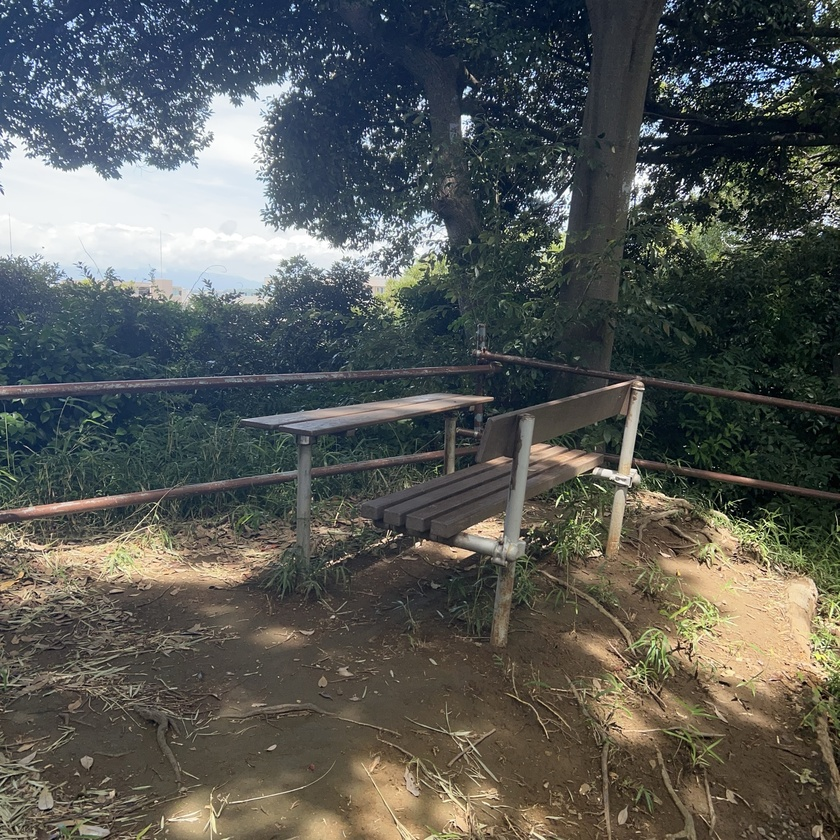
#> input picture edit/IMG_5528.jpeg, 840 x 840 px, shrunk from 2000 x 2000 before the run; its folder holds only this picture in this run
$ python 3_Alignment_241212.py
#> lines starting #> are read from the running program, lines starting #| are printed output that depends on the picture
from PIL import Image
import os
import numpy as np
import scipy.signal
import csv
from scipy.ndimage import map_coordinates
import matplotlib.pyplot as plt
from scipy.stats import multivariate_normal


def size(image_array):
    source_height, source_width = image_array.shape  # 元画像のサイズ
    center_x, center_y = (source_width / 2, source_height / 2)
    return source_width, source_height, center_x, center_y


def gaussian_2d(size, sigma_x=1.0, sigma_y=1.0):
    """
    2次元ガウス窓を生成する関数。

    Parameters
    ----------
    size : int or (int,int)
        ガウス窓の大きさ。1つの整数を与えた場合は正方窓、(height,width)で指定可能。
    sigma_x : float
        x方向(幅方向)の標準偏差
    sigma_y : float
        y方向(高さ方向)の標準偏差

    Returns
    -------
    g : 2D numpy array
        指定サイズの2次元ガウス窓
    """
    if isinstance(size, int):
        size = (size, size)
    h, w = size

    # 画素座標
    y, x = np.indices((h, w))

    # ガウス分布の中心を窓の中央に設定
    x_mean = (w - 1) / 2.0
    y_mean = (h - 1) / 2.0

    # 共分散行列（対角行列）
    cov = [[sigma_y**2, 0],
           [0, sigma_x**2]]

    # 2次元ガウス分布オブジェクトの作成
    rv = multivariate_normal(mean=[y_mean, x_mean], cov=cov)

    # 各画素に対してPDF(確率密度関数)を計算
    g = rv.pdf(np.dstack((y,x)))
    g /= np.max(g)  # 正規化

    return g


def magnitude(input_image):
    # フーリエ変換前に窓関数（ガウス窓）をかける
    window = gaussian_2d(input_image.shape, sigma_x=input_image.shape[1]/5, sigma_y=input_image.shape[0]/5)
    fft_image = np.fft.fft2(input_image * window)  # 2次元フーリエ変換，ガウス窓を適用
    fft_image_shifted = np.fft.fftshift(fft_image)  # 中心をシフト
    amplitude_spectrum = np.abs(fft_image)
    amplitude_spectrum_shifted = np.abs(fft_image_shifted)
    magnitude_image = np.log(np.abs(amplitude_spectrum) + 1)
    magnitude_shifted_image = np.log(np.abs(amplitude_spectrum_shifted) + 1)
    """
    image_array = input_image * window
    scaled_image = np.uint8(255 * ((image_array - np.min(image_array)) / (np.max(image_array) -np.min(image_array))))
    img = Image.fromarray(scaled_image)
    img.save("./data/gaussian.jpg")
    """

    return amplitude_spectrum, amplitude_spectrum_shifted, magnitude_image, magnitude_shifted_image


def log_polar_transform(magnitude, center_x, center_y, source_height, source_width):
    max_radius = np.minimum(center_x, center_y)
    log_radius = np.linspace(0, np.log(max_radius), source_height)
    theta = np.linspace(0, 2 * np.pi, source_width)

    # [10 lines of commented-out code are left out]
    r_exp = np.exp(log_radius)
    rr, tt = np.meshgrid(r_exp, theta, indexing='ij')
    x_coords = center_x + rr * np.cos(tt)
    y_coords = center_y + rr * np.sin(tt)
    coords = [y_coords.ravel(), x_coords.ravel()]
    values = map_coordinates(magnitude, coords, order=3, mode='nearest')
    transformed_array = values.reshape((source_height, source_width))

    return transformed_array


def cross_power(transformed_array_1, transformed_array_2):
    transformed_array_1 -= np.mean(transformed_array_1)
    transformed_array_2 -= np.mean(transformed_array_2) #平均を０に
    fft_amplitude_1 = np.fft.fft2(transformed_array_1, s=transformed_array_1.shape)
    fft_amplitude_2 = np.fft.fft2(transformed_array_2, s=transformed_array_2.shape)

    # 分母が0にならないように最小値を設定
    denominator = np.abs(fft_amplitude_1 * np.conj(fft_amplitude_2))
    denominator[denominator < 1e-10] = 1e-10  # 小さな値を安全な最小値に置き換え

    cross_power_spectrum = (fft_amplitude_1 * np.conj(fft_amplitude_2)) / denominator
    cross_corr = np.fft.ifft2(cross_power_spectrum)
    cross_corr = np.fft.fftshift(cross_corr)  # 中心にシフト
    cross_corr = np.real(cross_corr)  # 実部のみを取得
    save(cross_corr, "./data/", "cross_corr.jpg")

    # 最大値のインデックスを取得
    max_index = np.unravel_index(np.argmax(cross_corr), cross_corr.shape)
    shift_y, shift_x = max_index[0] - (cross_corr.shape[0] // 2), max_index[1] - (cross_corr.shape[1] // 2)

    return shift_x, shift_y


def rho_theta(magnitude_1, shift_x, shift_y, center_x, center_y):
    scale_factor = np.exp(shift_y * np.log(np.hypot(center_x, center_y)) / magnitude_1.shape[0])
    rotation_angle =-1 *( (shift_x * 360 / magnitude_1.shape[1]) % 360)  # 角度正規化

    return scale_factor, rotation_angle


def save(image_array, data_path, output_name):
    # 振幅スペクトルを0-255の範囲にスケーリングして保存
    scaled_image = np.uint8(255 * ((image_array - np.min(image_array)) / (np.max(image_array) -np.min(image_array))))
    img = Image.fromarray(scaled_image)
    img.save(data_path + output_name)

# データパスとファイル名の設定
input_path = "./edit/"
output_path = "./edit_2/"

# 基準画像の指定(0:真ん中)
base_image = 0

#csvファイル用のリスト
estimated_value = []

# フォルダ内のファイル一覧を取得してソート
input_images = sorted(os.listdir(input_path))

# 全画像の変換結果を保存するリスト
all_transformed_arrays = []
all_magnitudes = []


for i, input_image_name in enumerate(input_images, start=1):
    # 画像を読み込み
    input_image = Image.open(os.path.join(input_path, input_image_name)).convert("L")
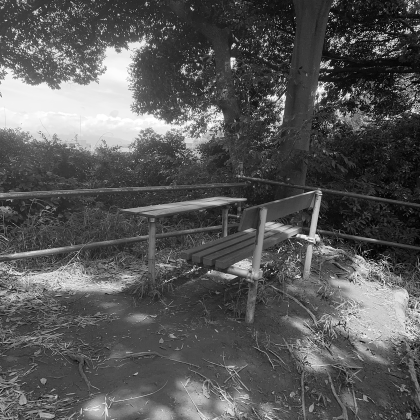
#> input_image: PIL image 840x840 L (shown at 1/2 size); min 0, max 255, mean 87.6

    # numpy配列へ変換
    image_array = np.array(input_image)

    # サイズ，中心を測る
    source_width, source_height, center_x, center_y = size(image_array)
#> source_width = 840; source_height = 840; center_x = 420; center_y = 420

    # 振幅スペクトルへ変換
    magnitude_1, magnitude_shifted_1, magnitude_image_1, magnitude_shifted_image_1 = magnitude(image_array)
#> in magnitude, `magnitude_shifted_image = np.log(np.abs(amplitude_spectrum_shifted) + 1)`:
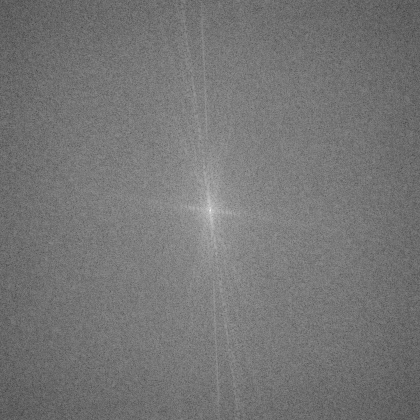
#> magnitude_shifted_image: shape (840, 840) float64 (shown at 1/2 size); min 1.01, max 16.48, mean 8.16; drawn with min black and max white

    # 振幅スペクトルの画像として保存
    save(magnitude_image_1, output_path, f"magnitude_{i}.jpg")
    save(magnitude_shifted_image_1, output_path, f"magnitude_shifted_{i}.jpg")

    # 対数極座標へ変換
    transformed_array = log_polar_transform(magnitude_shifted_1, center_x, center_y, source_height, source_width)
#> in log_polar_transform, `x_coords = center_x + rr * np.cos(tt)`:
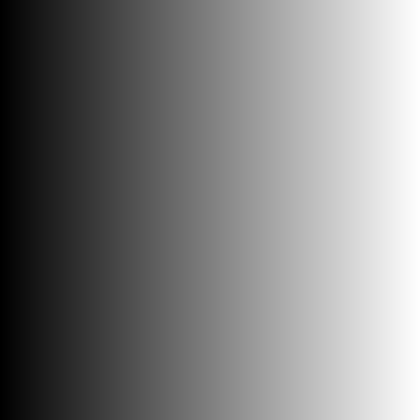
#> tt: shape (840, 840) float64 (shown at 1/2 size); min 0, max 6.28, mean 3.14; drawn with min black and max white
#> in log_polar_transform, `y_coords = center_y + rr * np.sin(tt)`:
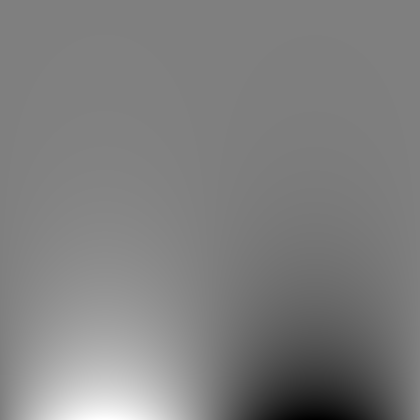
#> y_coords: shape (840, 840) float64 (shown at 1/2 size); min 0.000736, max 840, mean 420; drawn with min black and max white
#> in log_polar_transform, `transformed_array = values.reshape((source_height, source_width))`:
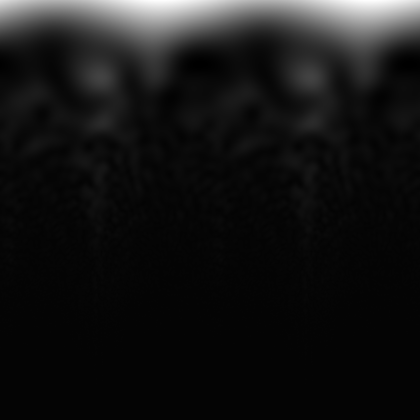
#> transformed_array: shape (840, 840) float64 (shown at 1/2 size); min -125148.6, max 7319561.3, mean 510394; drawn with min black and max white

    transformed_image = log_polar_transform(magnitude_shifted_image_1, center_x, center_y, source_height, source_width)
#> call 2 of log_polar_transform, with center_x = 420, center_y = 420, source_height = 840, source_width = 840
#> in log_polar_transform (call 2), `transformed_array = values.reshape((source_height, source_width))`:
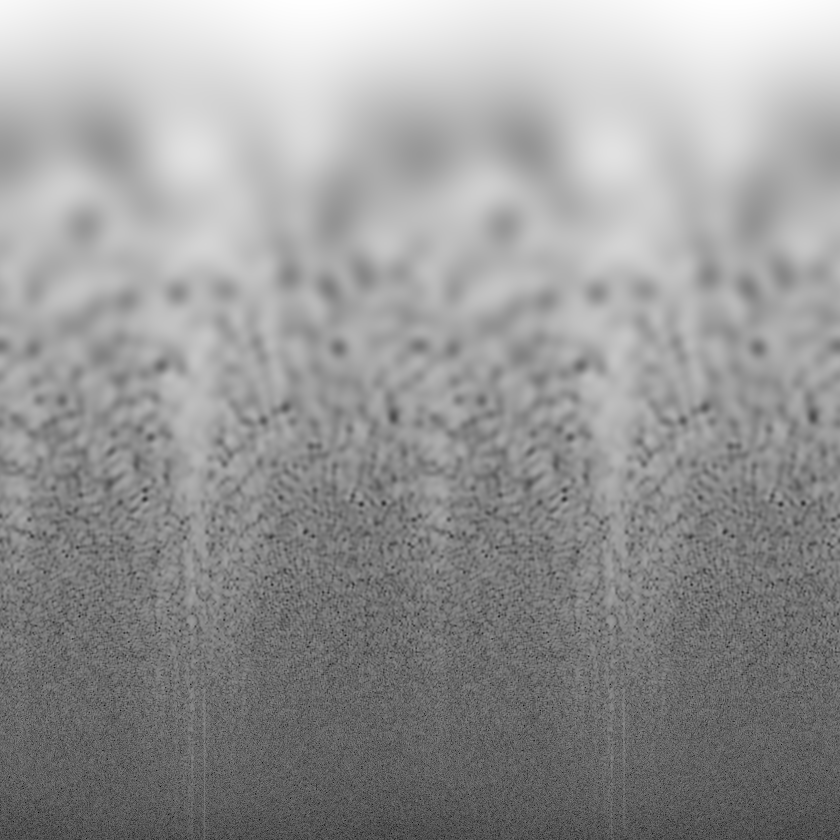
#> transformed_array: shape (840, 840) float64; min 3.97, max 15.96, mean 11.11; drawn with min black and max white

    save(transformed_image, output_path, f"log_polar_magnitude_{i}.jpg")

    all_transformed_arrays.append(transformed_array)
    all_magnitudes.append((magnitude_1, center_x, center_y))

    #グループ化
    hdr_range = 3  # グループ幅
    estimated_value = []  # CSVにそのまま流すリスト

for i in range(len(input_images)):
    # グループ範囲
    start = max(0, i - hdr_range//2)
    end   = min(len(input_images), i + hdr_range//2 + 1)
    group = input_images[start:end]

    # 基準画像（真ん中）
    base_idx = i
    base_name = input_images[base_idx]

    print(f"Set {i+1}: 基準画像 = {base_name}, グループ = {group}")

    # シフト量の推定1

    for g_name in group:
        g_index = input_images.index(g_name) + 1
        shift_x, shift_y = cross_power(all_transformed_arrays[base_idx], all_transformed_arrays[g_index-1])
        magnitude_1, center_x, center_y = all_magnitudes[g_index-1]
        scale_factor, rotation_angle = rho_theta(magnitude_1, shift_x, shift_y, center_x, center_y)

        print(f"  {g_name} -> shift=({shift_x},{shift_y}), scale={scale_factor:.3f}, rot={rotation_angle:.3f}")

        # set番号と基準画像も一緒に保存
        estimated_value.append([
            i+1,           # set番号
            base_name,     # 基準画像
            g_name,        # ファイル名
            g_index,       # インデックス
            shift_x, shift_y,
            scale_factor, rotation_angle
        ])

# [10 lines of commented-out code are left out]
    estimated_value.append([input_image_name, i, shift_x, shift_y, scale_factor, rotation_angle])
#> this loop made 1 pass
#> after the loop, estimated_value = [[1, 'IMG_5528.jpeg', 'IMG_5528.jpeg', 1, 0, 0, 1, 0], ['IMG_5528.jpeg', 0, 0, 0, 1, 0]]


#CSVファイルの書き込み
with open("estimated_value.csv", "w", newline="", encoding="utf-8") as f:
    w = csv.writer(f)
    # 1行目：base_image
    w.writerow(["base_image", base_image])
    # 2行目：ヘッダー
    w.writerow(["set", "base_image", "filename", "index", "shift_x", "shift_y", "scale_factor", "rotation_angle"])
    # 3行目以降推定値
    w.writerows(estimated_value)
print("推定結果を estimated_value.csv に保存しました")

$ run again, on edit/log_polar_magnitude_2.jpg
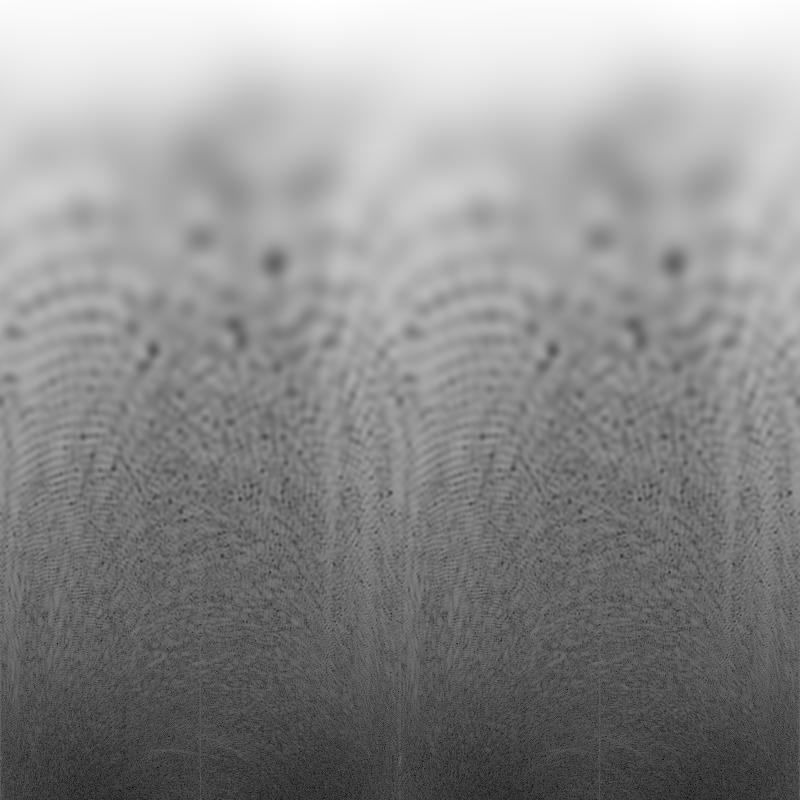
#> input picture edit/log_polar_magnitude_2.jpg, 800 x 800 px
#> input_image is the input picture: PIL image 800x800 L; min 2, max 255, mean 142.2
#> `source_width, source_height, center_x, center_y = size(image_array)`: source_width = 800; center_x = 400
#> in magnitude, `magnitude_shifted_image = np.log(np.abs(amplitude_spectrum_shifted) + 1)`:
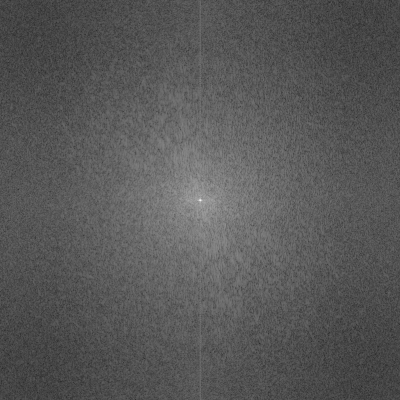
#> magnitude_shifted_image: shape (800, 800) float64 (shown at 1/2 size); min 0.39, max 16.9, mean 6.1; drawn with min black and max white
#> in log_polar_transform (call 2), `transformed_array = values.reshape((source_height, source_width))`:
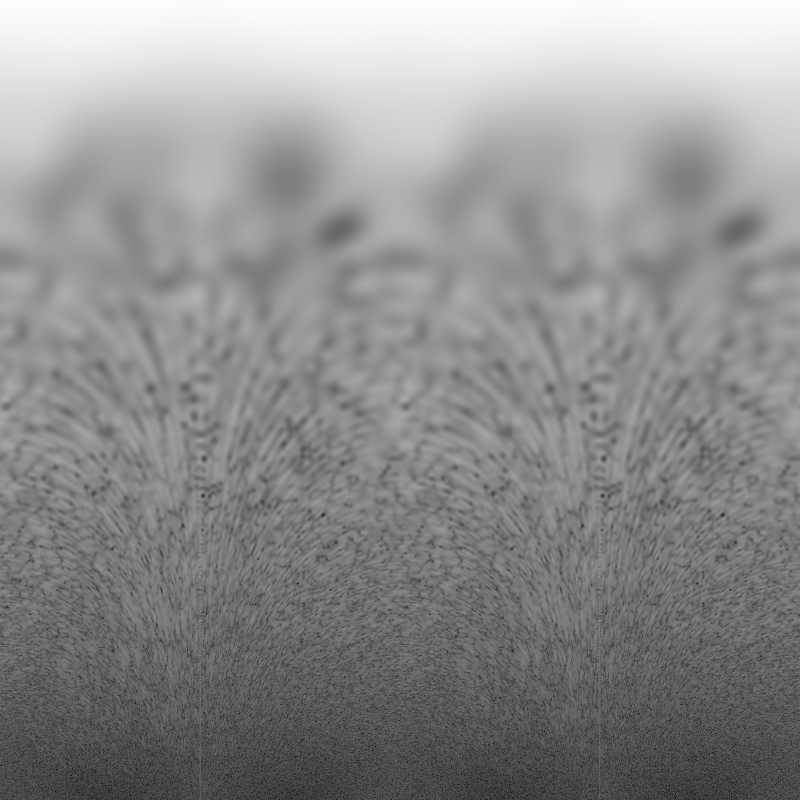
#> transformed_array: shape (800, 800) float64; min 1.78, max 16.25, mean 9.9; drawn with min black and max white
#> the loop `for i in range(len(input_images)):` made 1 pass
#> after the loop `for i in range(len(input_images)):`: estimated_value = [[1, 'log_polar_magnitude_2.jpg', 'log_polar_magnitude_2.jpg', 1, 0, 0, 1, 0], ['log_polar_magnitude_2.jpg', 0, 0, 0, 1, 0]]

$ run again, on edit/log_polar_magnitude_3.jpg
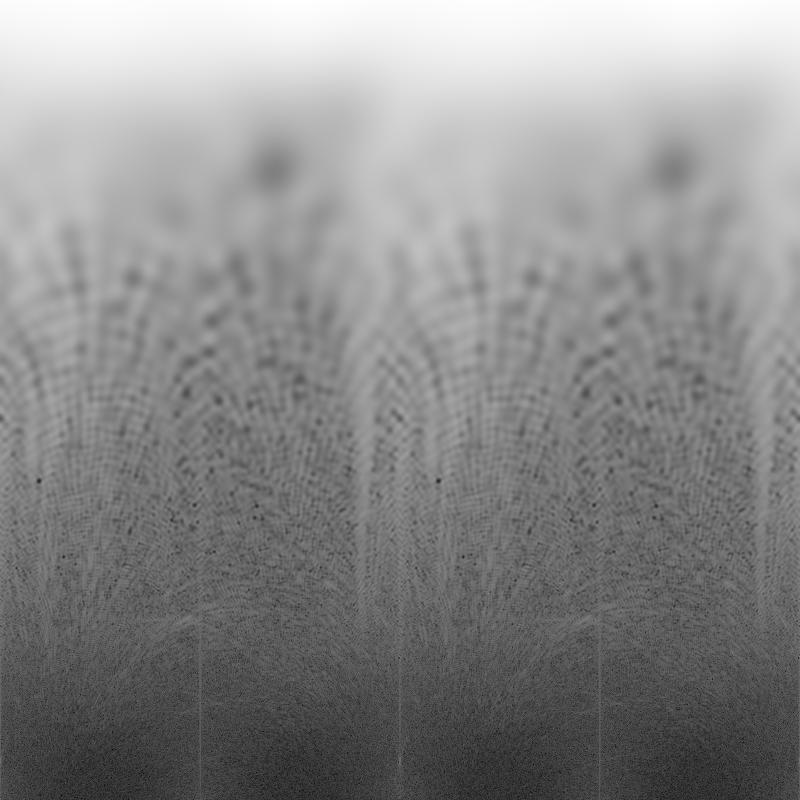
#> input picture edit/log_polar_magnitude_3.jpg, 800 x 800 px
#> input_image is the input picture: PIL image 800x800 L; min 7, max 255, mean 139
#> `source_width, source_height, center_x, center_y = size(image_array)`: source_width = 800; center_x = 400
#> in magnitude, `magnitude_shifted_image = np.log(np.abs(amplitude_spectrum_shifted) + 1)`:
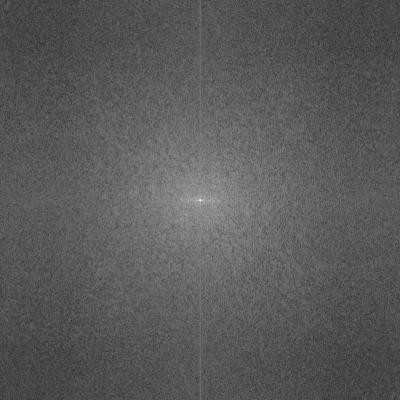
#> magnitude_shifted_image: shape (800, 800) float64 (shown at 1/2 size); min 0.17, max 16.87, mean 6.09; drawn with min black and max white
#> in log_polar_transform (call 2), `transformed_array = values.reshape((source_height, source_width))`:
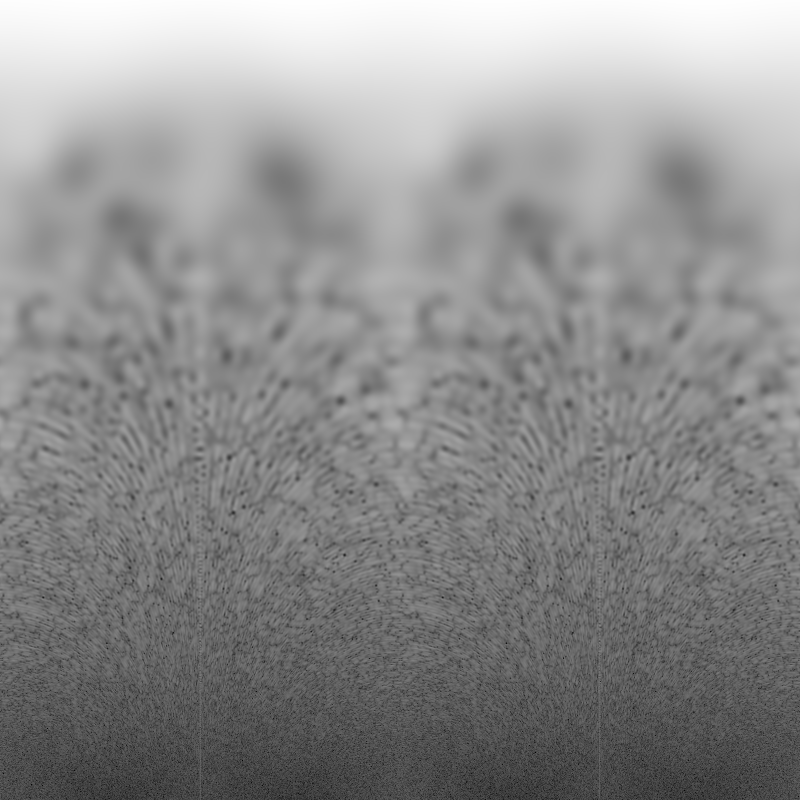
#> transformed_array: shape (800, 800) float64; min 1.82, max 16.24, mean 9.87; drawn with min black and max white
#> the loop `for i in range(len(input_images)):` made 1 pass
#> after the loop `for i in range(len(input_images)):`: estimated_value = [[1, 'log_polar_magnitude_3.jpg', 'log_polar_magnitude_3.jpg', 1, 0, 0, 1, 0], ['log_polar_magnitude_3.jpg', 0, 0, 0, 1, 0]]
